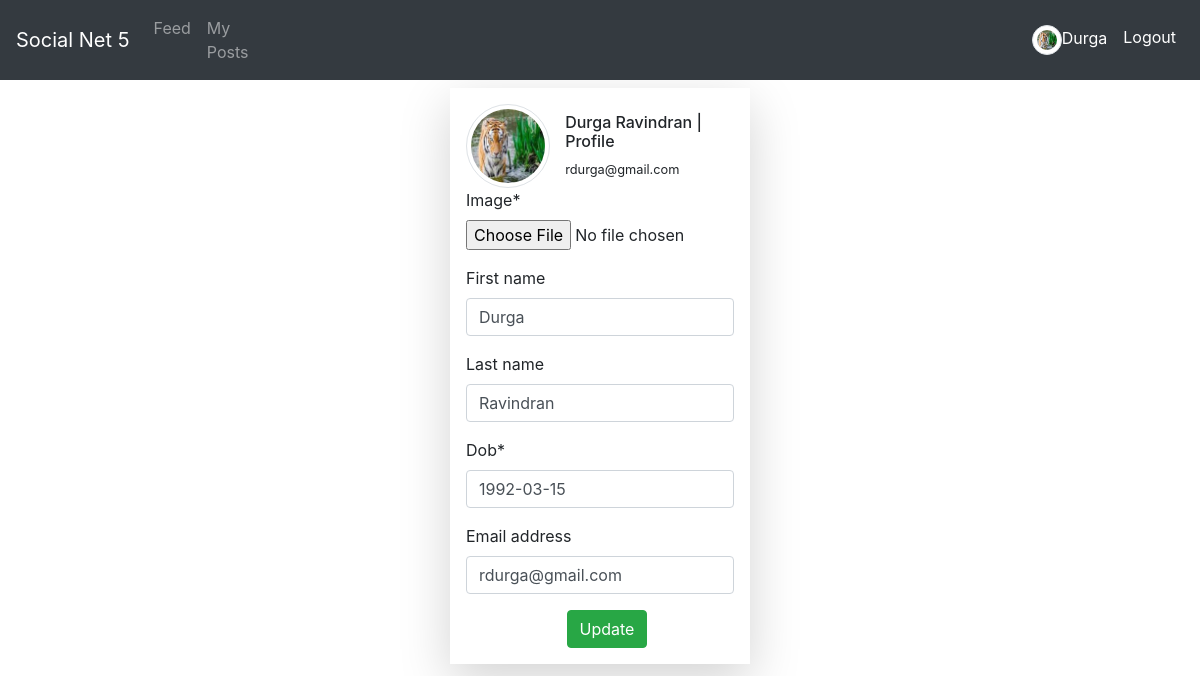
The page /profile/ (signed in) on the database its author committed.
### users/models.py (models this page shows, shortened)
class SnetUser(AbstractUser):
	dob = models.DateField()
	gender = models.CharField(max_length=1, choices=GENDER_CHOICES)

class Profile(models.Model):
	image = models.ImageField(default='default.png', upload_to=profile_pic_dir)
	user = models.OneToOneField(SnetUser, on_delete=models.CASCADE)

### users/views.py (the view)
# urls.py: path('profile/',user_views.profile, name='profile'),
def profile(request):
	if request.method == 'POST':
		p_form = ProfileForm(request.POST, request.FILES, instance=request.user.profile)
		u_form = UserUpdateForm(request.POST, instance=request.user)
		if p_form.is_valid() and u_form.is_valid():
			p_form.save()
			u_form.save()
			return HttpResponseRedirect(reverse('profile'))
	else:
		p_form = ProfileForm()
		u_form = UserUpdateForm(instance=request.user)
	return render(request, 'users/profile.html', locals())

### users/forms.py
class ProfileForm(forms.ModelForm):
	class Meta:
		model = Profile
		fields = ['image']

class UserUpdateForm(forms.ModelForm):
	class Meta:
		model = SnetUser
		fields = ['first_name','last_name', 'dob', 'email']

### users/templates/users/profile.html (shortened to what this page needs)
{% extends 'users/base.html' %}
{% load crispy_forms_tags %}
{% block body %}
<div class="container shadow-lg p-3 mt-2 w-25">
	<div class="row container">
		<div class="col-md-5 pl-0">
			<img class="img-thumbnail border rounded-circle" src="{{user.profile.image.url}}" >
		</div>
		<div class="col-md-7 mb-auto mt-auto">
			<div class="row">
				<h6>{{user.first_name}} {{user.last_name}} | Profile</h6>
			</div>
			<div class="row">
				<small>{{user.email}}</small>
			</div>
		</div>
	</div>
	<form method="post" enctype="multipart/form-data">
		{{p_form|crispy}}
		{{u_form|crispy}}
		<div class="w-25 mx-auto">
			<input class="btn btn-success" type="submit" name="update" value="Update">
		</div>
	</form>
</div>
{% endblock body %}

### users/templates/users/base.html (shortened to what this page needs)
<!DOCTYPE html>
<html>
<head>
    <link rel="stylesheet" href="https://stackpath.bootstrapcdn.com/bootstrap/4.4.1/css/bootstrap.min.css">
</head>
<body>
	<div class="navbar navbar-expand-md navbar-dark bg-dark">
		<div class="nav navbar-left">
			<ul class="navbar-nav mr-auto">
				<li>
					<a class="navbar-brand" href="#">Social Net 5</a>
				</li>
			</ul>
		</div>
		<div class="mx-auto order-0">
			{% if user.is_authenticated %}
				<ul class="navbar-nav ml-auto">
					<li class="nav-item">
						<a class="nav-link" href="{% url 'feed:feed_list' %}">Feed</a>
					</li>
					<li class="nav-item">
						<a class="nav-link" href="{% url 'feed:myposts' user.id %}">My Posts</a>
					</li>
				</ul>
			{% else %}
				<input type="search" name="search">
			{% endif %}
		</div>
		<div class="navbar-collapse collapse w-100 order-3 dual-collapse2">
			{% if user.is_authenticated %}
				<ul class="navbar-nav ml-auto">
	            	<li class="nav-item">
	              	 	 <a class="nav-link text-white" href="{% url 'profile' %}"><img class="img-thumbnail rounded-circle" src="{{user.profile.image.url}}" width="30" height="30">{{user.first_name}}</a>
	            	</li>
	            	<li class="nav-item">
	                	<a class="nav-link text-white" href="{% url 'logout' %}">Logout</a>
	            	</li>
	        	</ul>
        	{% endif %}
		</div>
	</div>
	<div class="Container">
		{% block body %}
		{% endblock body %}
	</div>
</body>
</html>

### rows shown on the page
SnetUser: profile.image (picture), first_name "Durga", last_name "Ravindran", email "rdurga@gmail.com", dob "1992-03-15"
